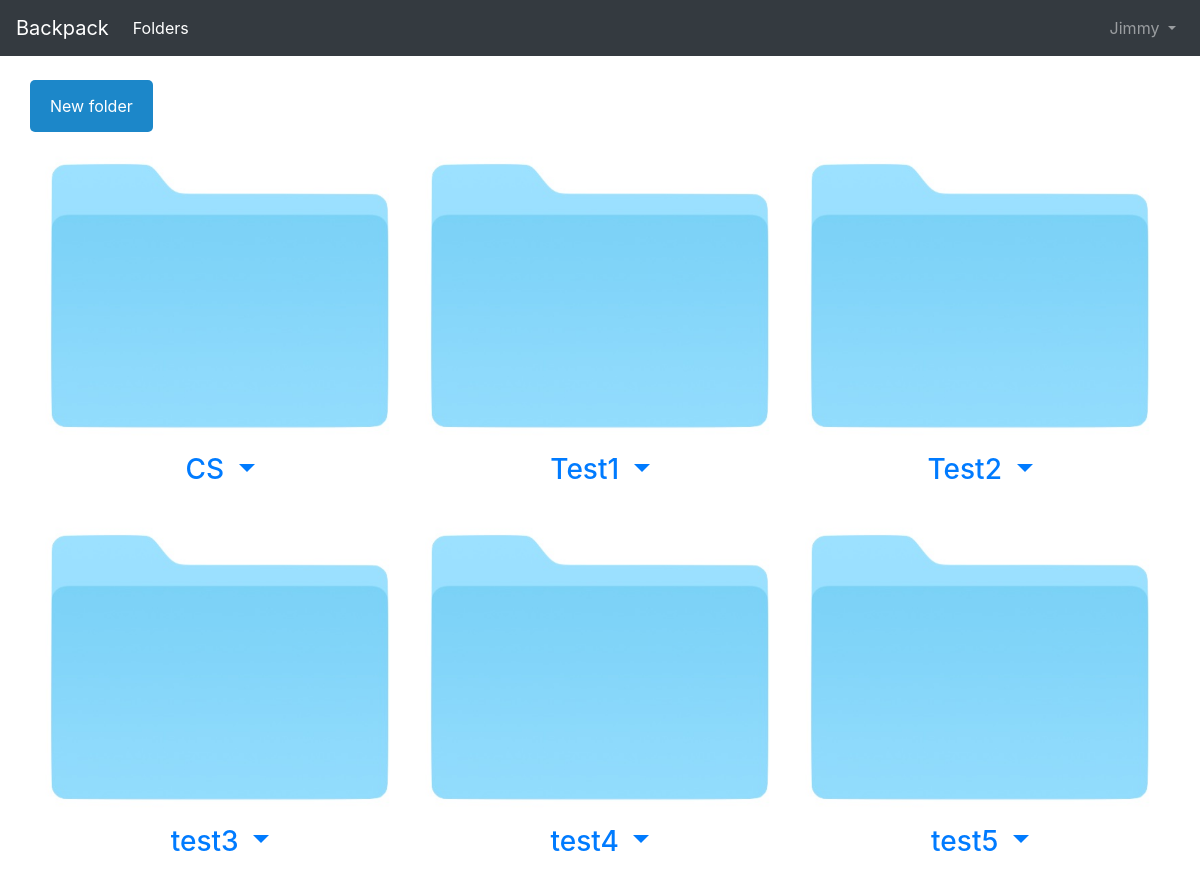
The page /docs/ (signed in) on the database as committed earlier.
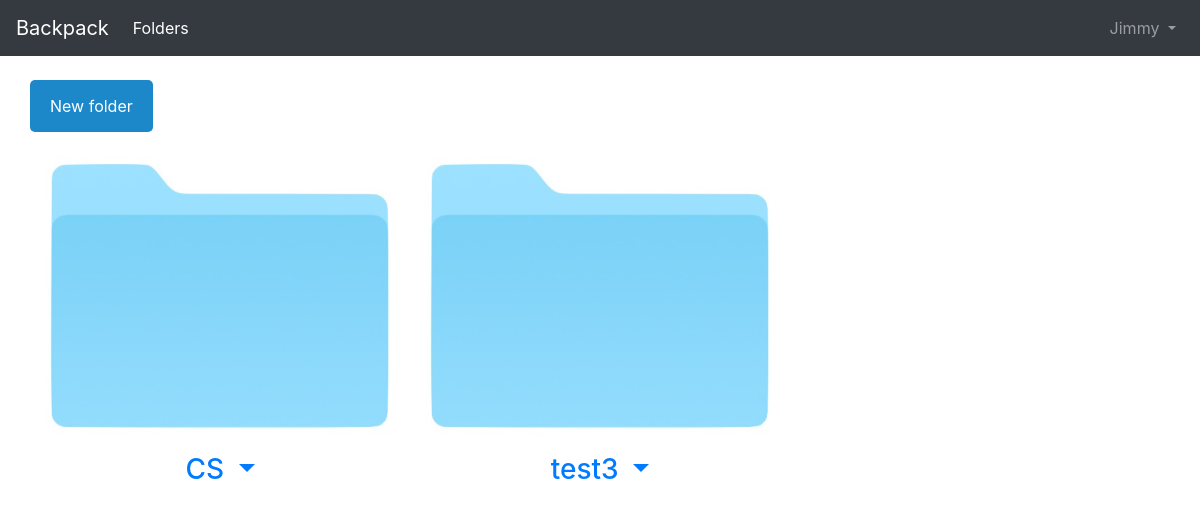
The same page on the database as committed later.
### docs/models.py (models this page shows, shortened)
class Folder(models.Model):
    class Meta:
        constraints = [
            models.UniqueConstraint(fields=['title', 'user_owner'], name='unique_folder')
            ]
    id = models.AutoField(primary_key=True)
    title = models.CharField(max_length=100)
    description = models.CharField(max_length=512, blank=True)
    last_access = models.DateTimeField(default=datetime.now)
    user_owner = models.ForeignKey(
                        get_user_model(),
                        on_delete=models.CASCADE,
                                   )

### docs/views.py (the view)
# urls.py: path('', FolderListView.as_view(), name='folders'),
class FolderListView(ListView):
    model = Folder
    template_name = 'folder_list.html'
    def get_queryset(self):
        if self.request.user.is_authenticated:
            qs = Folder.objects.filter(Q(user_owner=self.request.user))
            return qs
        else:
            return 0

### templates/context_processors.py (called while the page is built)
def include_login_form(request):
    from django.contrib.auth.forms import AuthenticationForm
    form = AuthenticationForm()
    return {'login_form': form}

### templates/folder_list.html (shortened to what this page needs)
{% extends 'base.html' %}
{% load static %}
{% block content %}
<link rel="stylesheet" href="{% static 'forms.css' %}">
<div class="container">
  <div class="row">
      <button class='openButton' onclick = "openForm()">
        New folder
          </button>
  </div>
</div>
<br>
<div class="container">
  <div class="row">
{% for folder in object_list %}
{% if forloop.counter|divisibleby:4 %}
		</div><br>
	<div class="container">
  <div class="row">
{% endif %}
    <div class="col-sm-4">
 <a href="{% url "doc_list" folder.title %}">
        <div class="panel-body"><img src="{% static 'folder_pic.jpg' %}" class="img-responsive" style="width:100%" alt="Image"></div>
        <h3 class="text-center my-3">{{folder.title}}
	<a  class="dropdown-toggle" href="#" id="folder_menu"
              data-toggle="dropdown" aria-haspopup="true"
              aria-expanded="false">
            </a>
		</a>
            </div>
    </div>
{% endfor %}
</div><br>
{% endblock content %}

### templates/base.html (shortened to what this page needs)
<!doctype html>
<html lang="en">
  <head>
    <link rel="stylesheet"
    href="https://stackpath.bootstrapcdn.com/bootstrap/4.1.3/css/bootstrap.min.css"
>
  </head>
  <body>
    <nav class="navbar navbar-expand-md navbar-dark bg-dark mb-4">
      <a class="navbar-brand" href="{% url 'home' %}">Backpack</a>
      {% if user.is_authenticated %}
	<ul class="navbar-nav mr-auto">
                  <li class="nav-item active">
        <a class="nav-link" href="{% url 'folders' %}">Folders <span class="sr-only">(current)</span></a>
      </li>
	</ul>
	<ul class="navbar-nav ml-auto">
            <a class="nav-link dropdown-toggle" href="#" id="userMenu"
              data-toggle="dropdown" aria-haspopup="true"
              aria-expanded="false">
              {{ user.username }}
            </a>
        </ul>
      {% endif %}
  </nav>
    {% block content %}
    {% endblock content %}
  </body>
</html>

### docs/static/forms.css (style rules this page uses)
* { box-sizing: border-box; }
.openButton { border: none; border-radius: 5px; background-color: #1c87c9; color: white; padding: 14px 20px; cursor: pointer; }

Rows that differ between the two databases and show on the page:
removed Folder: title "Test1"
removed Folder: title "Test2"
removed Folder: title "test4"
removed Folder: title "test5"
